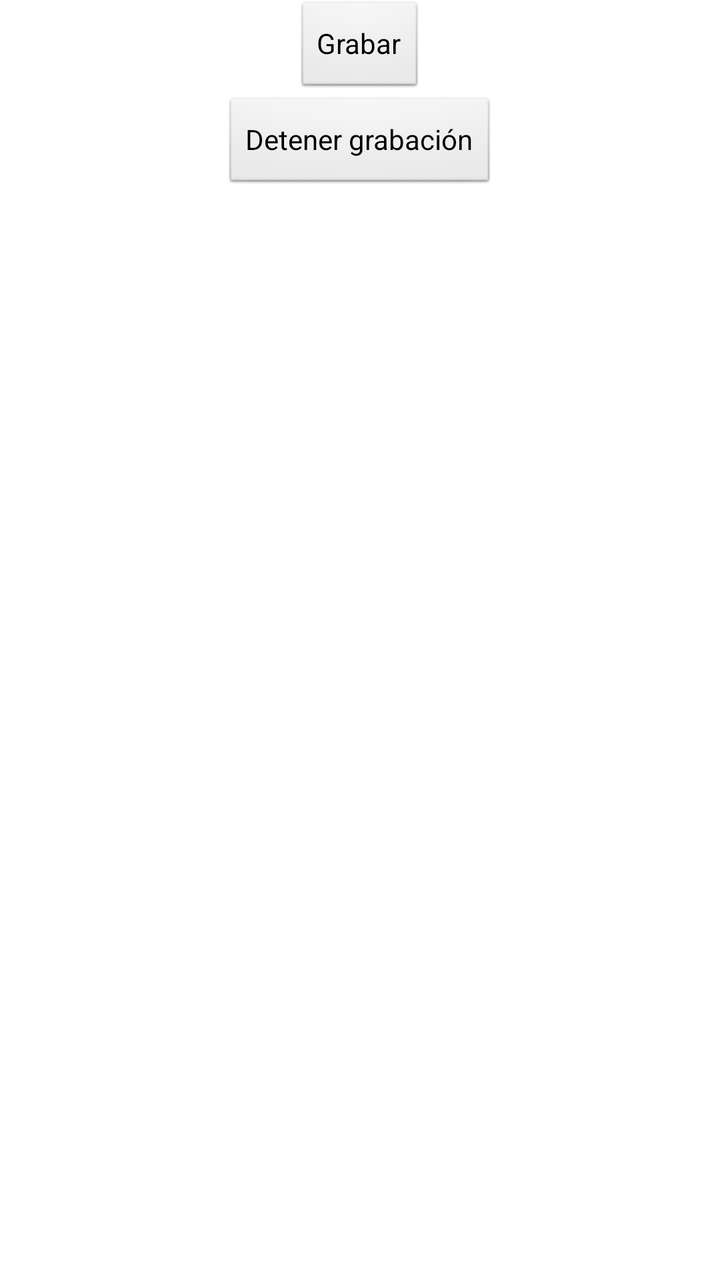
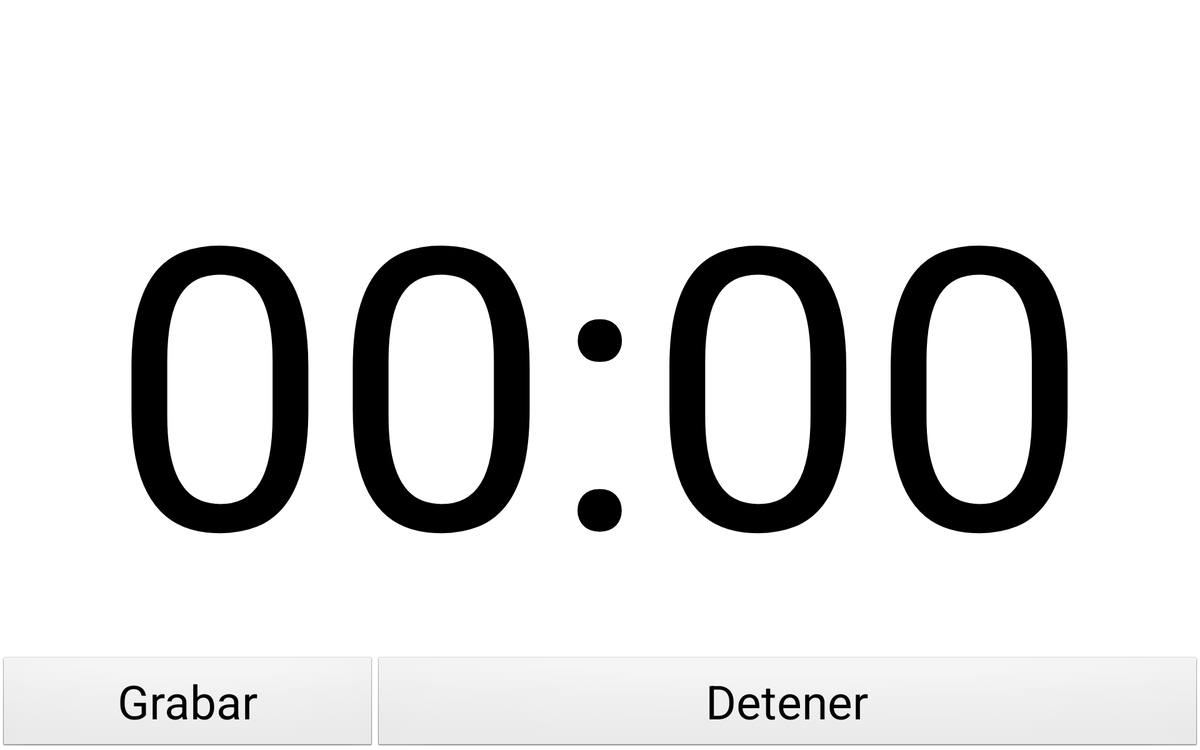

First picture: res/layout/ on a phone held upright. Second picture: the repository's own variant of that layout, on a device whose configuration matches the variant's folder. Source for both follows.
<!-- AndroidManifest.xml: application theme AppTheme -->
<!-- res/layout/activity_audio.xml -->
<RelativeLayout xmlns:android="http://schemas.android.com/apk/res/android"
    xmlns:tools="http://schemas.android.com/tools"
    android:layout_width="match_parent"
    android:layout_height="match_parent"
    tools:context=".MainActivity" >

    <Button
        android:id="@+id/button1"
        android:layout_width="wrap_content"
        android:layout_height="wrap_content"
        android:layout_centerHorizontal="true"
        android:onClick="grabar"
        android:text="Grabar" />

    <Button
        android:id="@+id/button2"
        android:layout_width="wrap_content"
        android:layout_height="wrap_content"
        android:layout_below="@+id/button1"
        android:layout_centerHorizontal="true"
        android:onClick="detener"
        android:text="Detener grabación" />

</RelativeLayout>
<!-- resources referenced by this layout -->
<resources>
  <style name="AppTheme" parent="AppBaseTheme">
          
      </style>
  <style name="AppBaseTheme" parent="android:Theme.Light">
          
      </style>
</resources>
<!-- res/layout-xlarge/activity_audio.xml (the repository's variant of the layout above) -->
<!-- drawn on a large tablet held sideways -->
<RelativeLayout xmlns:android="http://schemas.android.com/apk/res/android"
    xmlns:tools="http://schemas.android.com/tools"
    android:layout_width="match_parent"
    android:layout_height="match_parent"
    tools:context=".MenuInicial" >

    <Chronometer
        android:id="@+id/tiempoGrabacion"
        android:layout_width="wrap_content"
        android:layout_height="wrap_content"
        android:layout_alignParentBottom="false"
        android:layout_alignParentRight="false"
        android:layout_alignParentTop="false"
        android:layout_alignWithParentIfMissing="false"
        android:layout_centerHorizontal="false"
        android:layout_centerInParent="true"
        android:layout_centerVertical="true"
        android:gravity="center"
        android:textSize="@android:dimen/thumbnail_width" />

    <Button
        android:id="@+id/Parar"
        android:layout_width="wrap_content"
        android:layout_height="wrap_content"
        android:layout_alignParentBottom="true"
        android:layout_alignParentRight="true"
        android:layout_toRightOf="@+id/Grabar"
        android:minHeight="100dp"
        android:onClick="detener"
        android:text="Detener"
        android:textSize="50sp" />

    <Button
        android:id="@+id/Grabar"
        android:layout_width="wrap_content"
        android:layout_height="wrap_content"
        android:layout_alignParentBottom="true"
        android:layout_alignParentLeft="true"
        android:minHeight="100dp"
        android:minWidth="400dp"
        android:onClick="grabar"
        android:text="Grabar"
        android:textSize="50sp" />

</RelativeLayout>
